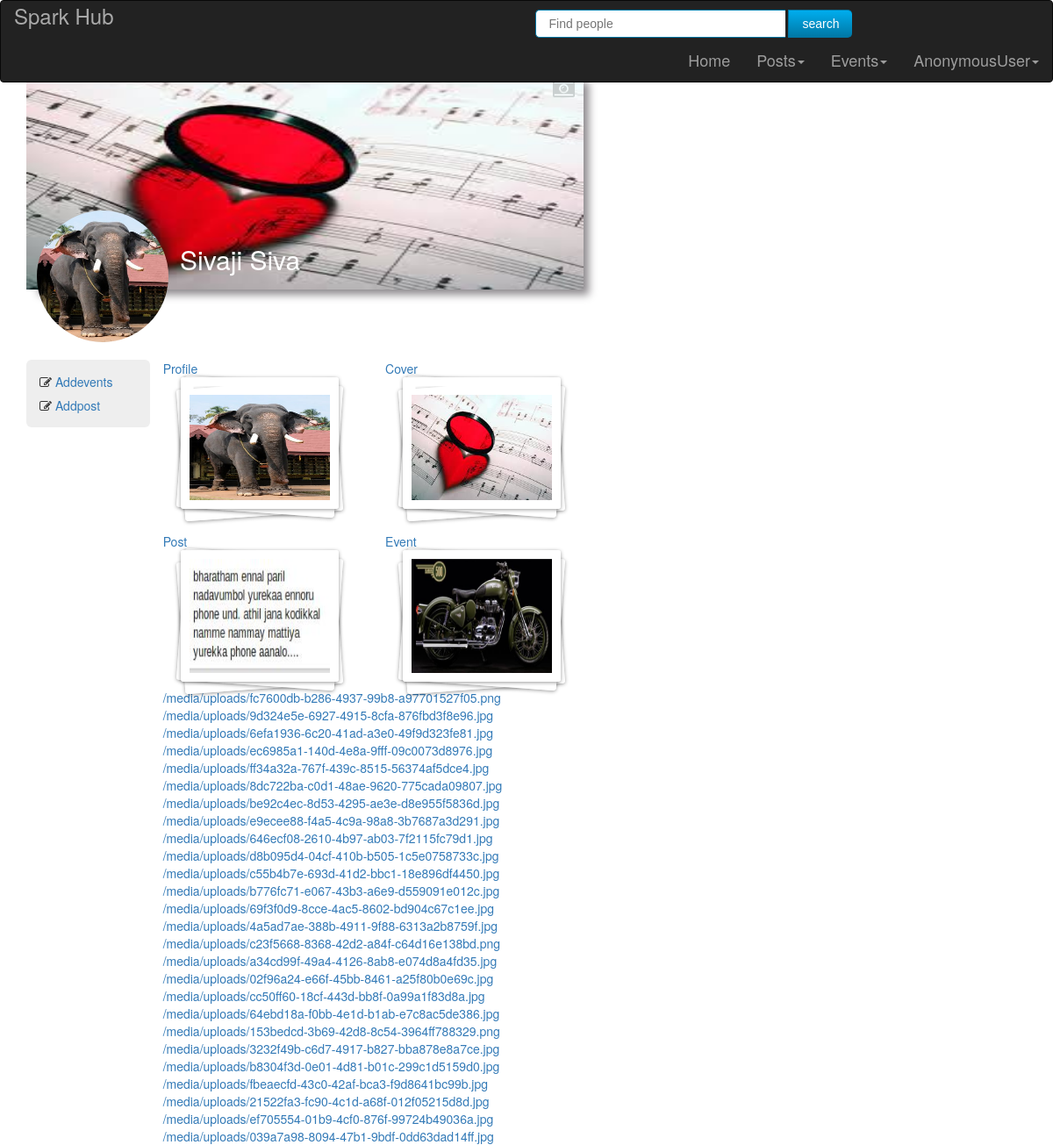
/sivaji/photos, run on the app's committed database.
### users/models.py (models this page shows, shortened)
class Profile(models.Model):
	user = models.OneToOneField(User)
	place = models.CharField(max_length=200)
	@property
	def get_avatar(self):
		if self.user.userimage_set.filter(is_active_profile=True, is_public=True).exists():
			return self.user.userimage_set.filter(is_active_profile=True, is_public=True)[0].profile_pic
		return 'profiles/default_image.jpg'
	@property
	def get_cover(self):
		if self.user.userimage_set.filter(is_active_cover=True, is_public=True).exists():
			return self.user.userimage_set.filter(is_active_cover=True, is_public=True)[0].cover_pic
		return 'covers/default_cover.jpg'

class UserImage(models.Model):
	user = models.ForeignKey(User)
	profile_pic = models.ImageField(upload_to="profiles/", null=True, blank=True)
	cover_pic = models.ImageField(upload_to="covers/", null=True, blank=True)
	is_active_profile = models.BooleanField(default=False)
	is_active_cover = models.BooleanField(default=False)
	is_public = models.BooleanField(default=False)
	create_date = models.DateTimeField(auto_now_add=True, null=True, blank=True)

### Post/models.py (models this page shows, shortened)
class Gallery(models.Model):
	post = models.ForeignKey('Post', related_name = "post_attach", null=True, blank=True)
	url = models.CharField(max_length=1000, null=True, blank=True)
	create_date = models.DateTimeField(auto_now_add=True)

### event/models.py (models this page shows)
class Picture(models.Model):
	event = models.ForeignKey('Event', related_name = "event_attach", null=True, blank=True)
	url = models.CharField(max_length=1000, null=True, blank=True)
	create_date = models.DateTimeField(auto_now_add=True)

### users/views.py (the view)
# urls.py: url(r'^(?P<user>\w+)/photos',user_pic_show),
def user_pic_show(request, user):
    user=User.objects.get(username=user)
    images = UserImage.objects.all().order_by('-create_date')
    pic = Picture.objects.last()
    gal = Gallery.objects.last()
    posts = Gallery.objects.all().order_by('-create_date')
    return render(request, 'users/userphotos.html',{'entity':user, 'posts':posts, 'images':images, 'gal':gal,'pic':pic})

### templates/users/userphotos.html
{% extends "base.html" %}
{% block content %}
<div class="container" style='background:white'>
	<div class="row" style='margin-top:80px'>
		<div class="col-md-7">
			<div class="row">
				<div class="col-md-12">
					<font size='4' style='text-transform: capitalize'>
					<div class='image' style='margin-bottom: 15px;'>
					<a class="UploadButton" id="UploadButton">
					<i class="fa fa-camera-retro fa-3x camera"></i>
					</a>
						<a href="/media/{{ entity.profile.get_cover }}" data-featherlight="image">
						<img width="635" class='shadow' height="250" src="/media/{{ entity.profile.get_cover }}" /></a>
						<h2 style='margin-left: 175px; margin-top:-1px;' >{{entity.get_full_name}}</h2>
					</div></font>
				<a href="/media/{{ entity.profile.get_avatar }}" data-featherlight="image">
				<img class="img-circle-page image-popup-vertical-fit" width="50" style="float:left; margin-top:-105px; margin-left:12px; position:relative; "height="50" src="/media/{{ entity.profile.get_avatar }}" />
				</a>
				</div>
			</div>
			<div class="row" style='margin-top:20px'>
				<div class="col-md-3">
					<div class="jumbotron" style="padding:15px">
					<div style= 'margin-bottom: 7px;'>
						<i class="fa fa-pencil-square-o"></i>
						<a target="_top" href="/event/createevent">Addevents</a>
					</div>
					<div>
						<i class="fa fa-pencil-square-o"></i>
						<a target="_top" href="/post/createpost">Addpost</a>
					</div>
					</div>
				</div>
				<div class="col-md-9 padd" style="padding-right:35px">
					<div class='row'>
					<div class="col-md-6">
					<a href="/media/{{entity.profile.get_avatar}}" data-featherlight="image">
					<div class="jumbotrom padd">Profile
						<div id="container">
							<div class="stack twisted">
								<img class= 'image-popup-vertical-fit' style="padding-top:10px" border="2" width="150" height="150" src="/media/{{entity.profile.get_avatar}}" />
	 	    				</div>
						</div>
					</div>
				</div>
					<div class="col-md-6">
					<div class="jumbotrom padd">Cover
						<div id="container">
							<div class="stack twisted">
								<img class= 'image-popup-vertical-fit' style="padding-top:10px" border="2" width="150" height="150" src="/media/{{entity.profile.get_cover}}" />
	 	    				</div>
						</div>
					</div>
					</div>
					</div>
					</div>
					<div class="col-md-3"></div>
					<div class="col-md-9 padd" style="padding-right:35px">
					<div class='row mar'>
					<div class="col-md-6">
					<div class="jumbotrom padd">Post
						<div id="container">
							<div class="stack twisted">
	        					<img src="{{gal.url}}" />
	 	    				</div>
						</div>
					</div>
					</div>
					<div class="col-md-6">
					<div class="jumbotrom padd">Event
						<div id="container">
							<div class="stack twisted">
	        					<img src="{{pic.url}}" />
	 	    				</div>
						</div>
					</div>
					</div>
					</div>
					</div>
					<div class="col-md-3"></div>
					<div class="col-md-9 padd" style="padding-right:35px">
						{% for post in posts %}
							{{post.url }}
						{% endfor %}
					</div>
			</div>
		</div>
	</div>
</div>
{% endblock %}

### templates/base.html (shortened to what this page needs)
<!DOCTYPE html PUBLIC "-//W3C//DTD XHTML 1.0 Transitional//EN" "http://www.w3.org/TR/xhtml1/DTD/xhtml1-transitional.dtd">
<html lang='en'>
    <head>
		<link rel="stylesheet" href="http://maxcdn.bootstrapcdn.com/bootstrap/3.3.4/css/bootstrap.min.css">
        <link rel="stylesheet" href="//code.jquery.com/ui/1.11.4/themes/smoothness/jquery-ui.css">
        <link rel="stylesheet" href="/resources/demos/style.css">
        <link rel="stylesheet" href="//code.jquery.com/ui/1.11.4/themes/smoothness/jquery-ui.css">
        <link rel="stylesheet" href="/static/css/font-awesome.min.css">
		<link type="text/css" rel="stylesheet" href="http://sparklabs.in/design-projects/sivaji/release/featherlight.min.css" title="Featherlight Styles" />
        <link rel="stylesheet" href="/static/css/style.css" />
    </head>
    	<body bgcolor="#E6E6FA">
        {% block head %}
		<nav class="navbar navbar-inverse constant" role="navigation">
<div class="collapse navbar-collapse navbar-ex1-collapse">
          <ul class="nav navbar-nav navbar-left ">
			<li class='navbar-left' style="color:DarkGray"><font size='5'>Spark Hub</font></li></ul>
            <ul class="nav navbar-nav search">
            <li>
            <form action="/usersearch">
            <input class='tftextinput birds' type="search" name="name" style='width:285px' id="mySearch" placeholder="Find people">
            <input class='tfbutton' type="submit" id="mybutton" value='search'>
            </form></li></ul>
			<ul class="nav navbar-nav navbar-right ">
			<li><a class="navbar-brand" href="/home">Home</a></li>
			<li class="dropdown">
                        <a href="#" data-toggle="dropdown" class="dropdown-toggle navbar-brand">Posts<b class="caret"></b></a>
            </li>
			<li class="dropdown">
                        <a href="#" data-toggle="dropdown" class="dropdown-toggle navbar-brand">Events<b class="caret"></b></a>
            </li>
			 <li class="dropdown">
                        <a href="#" data-toggle="dropdown" class="dropdown-toggle navbar-brand">{{user}}<b class="caret"></b></a>
                    </li>
			</ul></div></nav></div>
{% endblock %}
        {% block content %}{% endblock %}
    </body>
</html>

### static/css/style.css (style rules this page uses)
#container { max-width: 57.5em; padding: 0 20px; margin: 0 auto; }
.stack { float: left; margin: 0 4% 4% 0; position: relative; z-index:1; }
.stack img { height:150px; width:180px; vertical-align: bottom; border: 10px solid #fff; border-radius: 3px; -webkit-box-sizing: border-box; -moz-box-sizing: border-box; box-sizing: border-box; -webkit-box-shadow: 0 1px 4px rgba(0, 0, 0, 0.4); -moz-box-shadow: 0 1px 4px rgba(0, 0, 0, 0.4); box-shadow: 0 1px 4px rgba(0, 0, 0, 0.4); }
.stack:last-of-type { margin-right: 0; }
.stack:before, .stack:after { content: ""; border-radius: 3px; width: 100%; height: 100%; position: absolute; border: 10px solid #fff; left: 0; -webkit-box-sizing: border-box; -moz-box-sizing: border-box; box-sizing: border-box; -webkit-box-shadow: 0 1px 4px rgba(0, 0, 0, 0.4); -moz-box-shadow: 0 1px 4px rgba(0, 0, 0, 0.4); box-shadow: 0 1px 4px rgba(0, 0, 0, 0.4); -webkit-transition: 0.3s all ease-out; -moz-transition: 0.3s all ease-out; transition: 0.3s all ease-out; }
.stack:before { top: 4px; z-index: -10; }
.stack:after { top: 8px; z-index: -20; }
.stack.twisted:before { -webkit-transform: rotate(4deg); -moz-transform: rotate(4deg); transform: rotate(4deg); }
.stack.twisted:after { -webkit-transform: rotate(-4deg); -moz-transform: rotate(-4deg); transform: rotate(-4deg); }

### templates/base.html (style rules this page uses)
.constant { width:100%; position:fixed; z-index:11; }
.img-circle-page { overflow:hidden; -webkit-border-radius:50px; -moz-border-radius:50px; border-radius:100px; width:150px; height:150px; }
.image { position: relative; width: 100%; }
h2 { position: absolute; top: 200px; left: 0; width: 100%; color:white; }
.shadow { -webkit-box-shadow: 10px 10px 9px -4px rgba(143,139,143,1); -moz-box-shadow: 10px 10px 9px -4px rgba(143,139,143,1); box-shadow: 10px 10px 9px -4px rgba(143,139,143,1); }
.camera { font-size: 25px; z-index: 2; position: absolute; color: rgb(202, 208, 208); margin-left: 600px; margin-top: 8px; cursor:pointer; }
.padd { padding-top: 0px; padding-bottom: 0px; padding-left: 0px; padding-right: 0px; }
.jumbotrom { padding-left: 0px !important; padding-right: 0px !important; }
.mar { margin-top: 20px; }
.search { margin-top: 10px; margin-left: 480px; }
.tftextinput { margin: 0; padding: 5px 15px; font-family: Arial, Helvetica, sans-serif; font-size:14px; border:1px solid #0076a3; border-right:0px; border-top-left-radius: 5px 5px; border-bottom-left-radius: 5px 5px; }
.col-md-12 a { line-height: 20px; }
.tfbutton { margin: 0; padding: 5px 15px; font-family: Arial, Helvetica, sans-serif; font-size:14px; outline: none; cursor: pointer; text-align: center; text-decoration: none; color: #ffffff; border: solid 1px #0076a3; border-right:0px; background: #0095cd; background: -webkit-gradient(linear, left top, left bottom, from(#00adee), to(#0078a5)); background: -moz-linear-gradient(top, #00adee, #0078a5); border-top-right-radius: 5px 5px; border-bottom-right-radius: 5px 5px; }

### data on the page
Gallery: url (picture), url "/media/uploads/fc7600db-b286-4937-99b8-a97701527f05.png"
Picture: url (picture)
Gallery: url "/media/uploads/9d324e5e-6927-4915-8cfa-876fbd3f8e96.jpg"
Gallery: url "/media/uploads/6efa1936-6c20-41ad-a3e0-49f9d323fe81.jpg"
Gallery: url "/media/uploads/ec6985a1-140d-4e8a-9fff-09c0073d8976.jpg"
Gallery: url "/media/uploads/ff34a32a-767f-439c-8515-56374af5dce4.jpg"
Gallery: url "/media/uploads/8dc722ba-c0d1-48ae-9620-775cada09807.jpg"
Gallery: url "/media/uploads/be92c4ec-8d53-4295-ae3e-d8e955f5836d.jpg"
Gallery: url "/media/uploads/e9ecee88-f4a5-4c9a-98a8-3b7687a3d291.jpg"
Gallery: url "/media/uploads/646ecf08-2610-4b97-ab03-7f2115fc79d1.jpg"
Gallery: url "/media/uploads/d8b095d4-04cf-410b-b505-1c5e0758733c.jpg"
Gallery: url "/media/uploads/c55b4b7e-693d-41d2-bbc1-18e896df4450.jpg"
Gallery: url "/media/uploads/b776fc71-e067-43b3-a6e9-d559091e012c.jpg"
Gallery: url "/media/uploads/69f3f0d9-8cce-4ac5-8602-bd904c67c1ee.jpg"
Gallery: url "/media/uploads/4a5ad7ae-388b-4911-9f88-6313a2b8759f.jpg"
Gallery: url "/media/uploads/c23f5668-8368-42d2-a84f-c64d16e138bd.png"
Gallery: url "/media/uploads/a34cd99f-49a4-4126-8ab8-e074d8a4fd35.jpg"
Gallery: url "/media/uploads/02f96a24-e66f-45bb-8461-a25f80b0e69c.jpg"
Gallery: url "/media/uploads/cc50ff60-18cf-443d-bb8f-0a99a1f83d8a.jpg"
Gallery: url "/media/uploads/64ebd18a-f0bb-4e1d-b1ab-e7c8ac5de386.jpg"
Gallery: url "/media/uploads/153bedcd-3b69-42d8-8c54-3964ff788329.png"
Gallery: url "/media/uploads/3232f49b-c6d7-4917-b827-bba878e8a7ce.jpg"
Gallery: url "/media/uploads/b8304f3d-0e01-4d81-b01c-299c1d5159d0.jpg"
Gallery: url "/media/uploads/fbeaecfd-43c0-42af-bca3-f9d8641bc99b.jpg"
Gallery: url "/media/uploads/21522fa3-fc90-4c1d-a68f-012f05215d8d.jpg"
Gallery: url "/media/uploads/ef705554-01b9-4cf0-876f-99724b49036a.jpg"
Gallery: url "/media/uploads/039a7a98-8094-47b1-9bdf-0dd63dad14ff.jpg"

### other printed values
{{ user }} "AnonymousUser"
{{ entity.get_full_name }} "Sivaji Siva"
